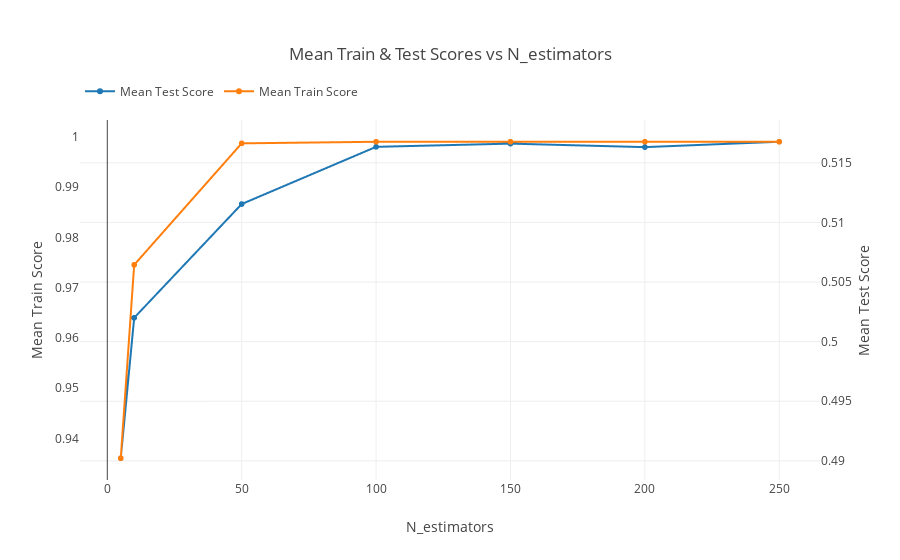

Notebook code for this chart:
### Markdown cell above
Let's plot the train and test scores as a function of N_estimators.

### Code cell
trace1 = go.Scattergl(name='Mean Test Score',
                      x=results['n_estimators'],
                      y=results['mean_test_score'], 
                      mode='lines+markers',
                     yaxis='y2')
trace2 = go.Scattergl(name='Mean Train Score',
                      x=results['n_estimators'],
                      y=results['mean_train_score'], 
                      mode='lines+markers')

layout = go.Layout(title='Mean Train & Test Scores vs N_estimators',
               xaxis=dict(title='N_estimators'),
               yaxis=dict(title='Mean Train Score'), 
                   yaxis2=dict(title='Mean Test Score',
                              side='right'),
                  legend=dict(orientation='h', y=1.12),
                  margin=dict(t=120))

fig = go.Figure([trace1, trace2], layout=layout)

iplot(fig, filename='train-test-scores.html')

### Figure 1 — Plotly figure (JSON) as saved in the notebook; plotly's stock layout.template omitted (floating-point values rounded to 4 significant figures)
{"data": [{"mode": "lines+markers", "name": "Mean Test Score", "type": "scattergl", "uid": "e4b78d76-a5d4-11e9-af77-e442a6f8adc6", "x": [5, 10, 50, 100, 150, 200, 250], "y": [0.4902, 0.502, 0.5115, 0.5163, 0.5166, 0.5163, 0.5168], "yaxis": "y2"}, {"mode": "lines+markers", "name": "Mean Train Score", "type": "scattergl", "uid": "e4b78d77-a5d4-11e9-966a-e442a6f8adc6", "x": [5, 10, 50, 100, 150, 200, 250], "y": [0.936, 0.9745, 0.9987, 0.999, 0.999, 0.999, 0.999]}], "layout": {"legend": {"orientation": "h", "y": 1.12}, "margin": {"t": 120}, "title": "Mean Train & Test Scores vs N_estimators", "xaxis": {"title": "N_estimators"}, "yaxis": {"title": "Mean Train Score"}, "yaxis2": {"side": "right", "title": "Mean Test Score"}}}
